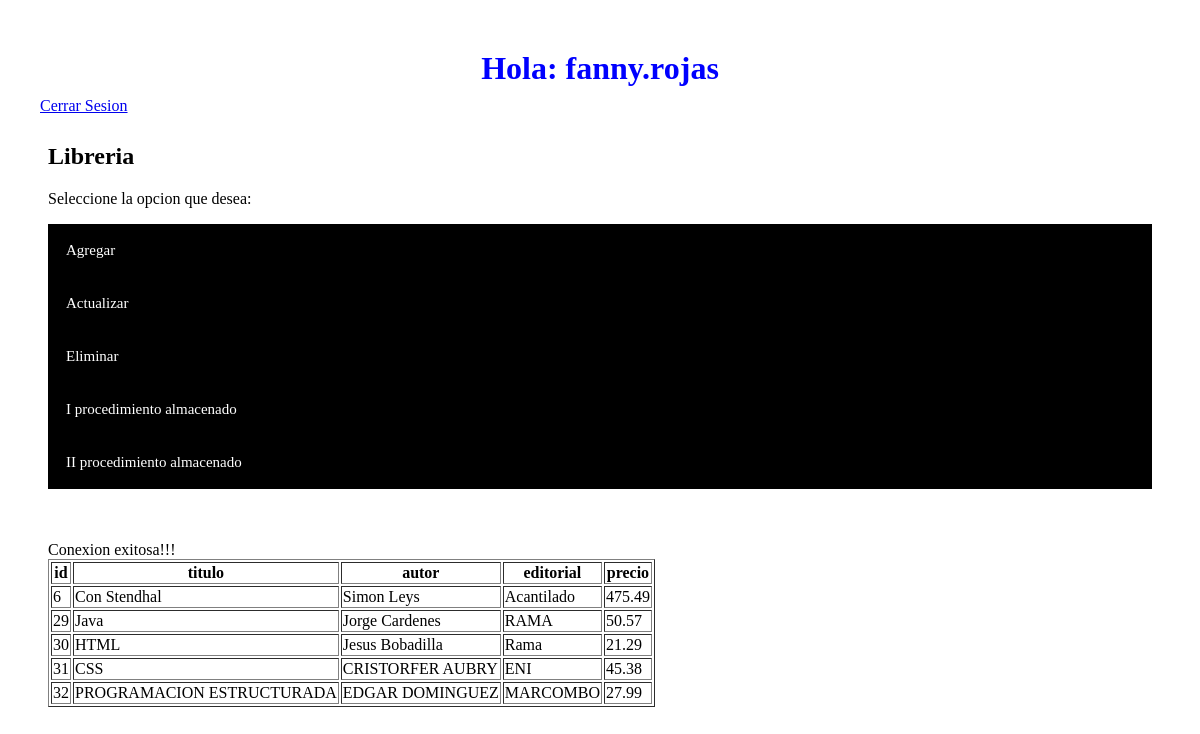
Page /principal.php (signed in) on the committed database.
### tables this page shows
CREATE TABLE `libro` (
  `id` int(11) NOT NULL,
  `titulo` varchar(40) NOT NULL,
  `autor` varchar(30) NOT NULL,
  `editorial` varchar(20) NOT NULL,
  `precio` decimal(5,2) NOT NULL
);

### Seguridad/sesion.class.php (called while the page is built, shortened)
<?php
class sesion {
  public function get($nombre) {
     if (isset ( $_SESSION [$nombre] )) {
        return $_SESSION [$nombre];
     } else {
         return false;
     }
  }
}
?>

### principal.php (the view, shortened to what this page needs)
<?php
	require_once("Seguridad/sesion.class.php");
	$sesion = new sesion();
	$usuario = $sesion->get("usuario");
	if( $usuario == false )
	{
		header("Location: Seguridad/login.php");
	}
	else
	{
	?>
	<HTML>
	<head>
  <link type="text/css" href="css/master2.css" rel="stylesheet" />
	</head>
	<body>
	<h1>Hola:  <?php echo $sesion->get("usuario"); ?> </h1> <a href="Seguridad/cerrarsesion.php"> Cerrar Sesion </a>
    <section>
<div id="indice">
<h2>Libreria </h2>
<p>Seleccione la opcion que desea:</p>
<button class="accordion">Agregar</button>
<button class="accordion">Actualizar </button>
<button class="accordion">Eliminar</button>
<button class="accordion">I procedimiento almacenado</button>
<button class="accordion">II procedimiento almacenado</button>
</div>
</section>
<div>
 <?php
	if(!($conexion = new mysqli('127.0.0.1', 'root','','libreria')))
	{
		 echo 'Ha habido un error <br>'.mysqli_connect_error();
     	 exit();
	}else{
	print ("<br/><br/>Conexion exitosa!!!");
	}
	$consulta = mysqli_query($conexion,"SELECT * from libro")
	or die ("Error en conexion");
	echo '<table border="1">';
    echo '<tr>';
	echo '<th id="id">id</th>';
	echo '<th id="titulo">titulo</th>';
	echo '<th id="autor">autor</th>';
	echo '<th id="editorial">editorial</th>';
	echo '<th id="precio">precio</th>';
	   echo '</tr>';
	   while($extraido = mysqli_fetch_array($consulta))
	   {
		    echo '<tr>';
		  echo '<td>'.$extraido['id'].'</td>';
		  echo '<td>'.$extraido['titulo'].'</td>';
		  echo '<td>'.$extraido['autor'].'</td>';
		  echo '<td>'.$extraido['editorial'].'</td>';
		  echo '<td>'.$extraido['precio'].'</td>';
		   echo '</tr>';
	   }
echo '</table>';
?>
</div>
	</body>
	</HTML>
	<?php
	}
?>

### css/master2.css (style rules this page uses)
button, input, select, textarea { font-family : inherit; font-size : 100%; }
input, textarea, select, button { width : 150px; margin: 0; -webkit-box-sizing: border-box; -moz-box-sizing: border-box; box-sizing: border-box; }
body { padding : 2em; background-repeat: no-repeat; background-size: 100% 100%; }
div { padding : 0.5em; }
h1 { color: blue; text-align: center; margin: 10px 0; }
button.accordion { background-color: black; color: white; cursor: pointer; padding: 18px; width: 100%; border: none; text-align: left; outline: none; font-size: 15px; transition: 0.4s; }

### rows in the picture
libro: id "6", titulo "Con Stendhal", autor "Simon Leys", editorial "Acantilado", precio "475.49"
libro: id "29", titulo "Java", autor "Jorge Cardenes", editorial "RAMA", precio "50.57"
libro: id "30", titulo "HTML", autor "Jesus Bobadilla", editorial "Rama", precio "21.29"
libro: id "31", titulo "CSS", autor "CRISTORFER AUBRY", editorial "ENI", precio "45.38"
libro: id "32", titulo "PROGRAMACION ESTRUCTURADA", autor "EDGAR DOMINGUEZ", editorial "MARCOMBO", precio "27.99"

### other values in the picture
$sesion->get("usuario") "fanny.rojas"
